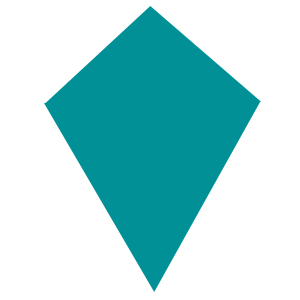
#> input picture img/layang.jpg, 300 x 300 px
$ python coba.py
#> lines starting #> are read from the running program, lines starting #| are printed output that depends on the picture; after the words box and inside, x2 and y2 are one past the last pixel; in counts of white or black regions, pixels touching at a corner belong together
### img_processing.py
import sys
import math
import cv2 as cv
import numpy as np
import ntpath as ntpath


def isnear(ax1,ay1,ax2,ay2,bx1,by1,bx2,by2):
    if ((abs(ax1-bx1) < 10) and (abs(ay1-by1)<10)):
        return 1
    elif ((abs(ax1-bx2) < 10) and (abs(ay1-by2)<10)):
        return 2
    elif ((abs(ax2-bx1) < 10) and (abs(ay2-by1)<10)):
        return 3
    elif ((abs(ax2-bx2) < 10) and (abs(ay2-by2)<10)):
        return 4
    else :
        return False


def gradient(linehere):
    float(linehere[0])
    float(linehere[1])
    float(linehere[2])
    float(linehere[3])
    return float((linehere[3]-linehere[1])/(linehere[2]-linehere[0]))


def measurelength(linehere):
    xsq = float((linehere[2] - linehere[0])**2)
    ysq = float((linehere[3] - linehere[1])**2)
    return ((ysq + xsq)**0.5)

def angle(x1, y1, x2, y2, len1, len2):
    inner_product = x1*x2 + y1*y2
    lens = float((len1*len2))
    cos = float(inner_product/lens)
    #print('ini ',cos)
    return math.acos(cos)

def measuredegree(connectedline, savedlines, lineLength):
    l1 = connectedline[0]
    len1 = lineLength[0]
    l2 = connectedline[1]
    len2 = lineLength[1]
    if (connectedline[2]==1):
        x0 = savedlines[l1][0]
        y0 = savedlines[l1][1]
        x1 = savedlines[l1][2]
        y1 = savedlines[l1][3]
        x2 = savedlines[l2][2]
        y2 = savedlines[l2][3]
    elif (connectedline[2]==2):
        x0 = savedlines[l1][0]
        y0 = savedlines[l1][1]
        x1 = savedlines[l1][2]
        y1 = savedlines[l1][3]
        x2 = savedlines[l2][0]
        y2 = savedlines[l2][1]
    elif (connectedline[2]==3):
        x0 = savedlines[l2][0]
        y0 = savedlines[l2][1]
        x1 = savedlines[l1][0]
        y1 = savedlines[l1][1]
        x2 = savedlines[l2][2]
        y2 = savedlines[l2][3]
    elif (connectedline[2]==4):
        x0 = savedlines[l2][2]
        y0 = savedlines[l2][3]
        x1 = savedlines[l1][0]
        y1 = savedlines[l1][1]
        x2 = savedlines[l2][0]
        y2 = savedlines[l2][1]
    xx1 = x1 - x0
    yy1 = y1 - y0
    xx2 = x2 - x0
    yy2 = y2 - y0
    #print('masuk degree', xx1, yy1, xx2, yy2, len1, len2)
    teta = angle(xx1,yy1,xx2,yy2,len1,len2)
    ang = math.degrees(teta)
    return l1,l2,ang


def toSpecialAngle(in_angle):
    if abs(in_angle - 90) < 3 :
        return 90
    elif abs(in_angle - 60) < 3 :
        return 60
    elif abs(in_angle - 45) < 3 :
        return 45
    else :
        return in_angle

def ifSame(in1, in2) :
    if abs(in1 - in2) < 3:
        return in1, in1
    else :
        return in1, in2

def ifLenSame(in1, in2) :
    if abs(in1 - in2) < 8:
        return in1, in1
    else :
        return in1, in2

def crossPairAngle(degree1, degree2, pair):
    if (degree1[2] == degree2[2]):
        if (degree1[0] != degree2[0] and degree1[0] != degree2[1] and degree1[1] != degree2[0] and degree1[1] != degree2[1]):
            pair += 1
    return pair
def facingPairAngle(degree1, degree2, pair):
    if (degree1[2] == degree2[2]):
        if (degree1[0] == degree2[0] or degree1[0] == degree2[1] or degree1[1] == degree2[0] or degree1[1] == degree2[1]):
            pair += 1
    return pair

def parallelSide(savedlines, i , j, sejajar) :
    if (abs(gradient(savedlines[i]) - gradient(savedlines[j])) < 0.05):
        sejajar += 1
    return sejajar

def process(path):
#> called with path = 'img/layang.jpg'
    filename = path
    filebase = ntpath.basename(filename)
    outfile = './img/out' + filebase
    savedlines = []
    src = cv.imread(cv.samples.findFile(filename), cv.IMREAD_GRAYSCALE)
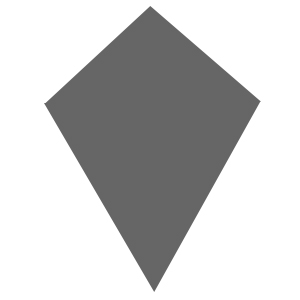
#> src: shape (300, 300); min 100, max 255, mean 202.5
    if src is None:
        print ('Error opening image!')
        return -1
    dst = cv.Canny(src, 50, 200, None, 3)
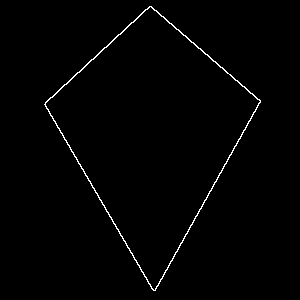
#> dst: shape (300, 300); 1.1% white in thin lines or dots, all inside (x1, y1, x2, y2) = (44, 6, 261, 291)
    cdst = cv.cvtColor(dst, cv.COLOR_GRAY2BGR)
    cdst2 = np.copy(cdst)

    '''lines = cv.HoughLines(dst, 1, np.pi / 180, 50, None, 0, 0)

    if lines is not None:
        for i in range(0, len(lines)):
            print(lines[i])
            rho = lines[i][0][0]
            theta = lines[i][0][1]
            a = math.cos(theta)
            b = math.sin(theta)
            x0 = a * rho
            y0 = b * rho
            pt1 = (int(x0 + 1000*(-b)), int(y0 + 1000*(a)))
            pt2 = (int(x0 - 1000*(-b)), int(y0 - 1000*(a)))
            cv.line(cdst2, pt1, pt2, (0,0,255), 3, cv.LINE_AA)'''
    linesP = cv.HoughLinesP(dst, 1, np.pi / 180, 50, None, 50, 10)
#> linesP = [[155, 290, 260, 100], [45, 104, 151, 288], [44, 104, 149, 6], [150, 6, 260, 102], [151, 6, 260, 101]]
    if linesP is not None:
        for i in range(0, len(linesP)):
            #print(linesP[i])
            l = linesP[i][0]
            #print('batas')
            cv.line(cdst2, (l[0], l[1]), (l[2], l[3]), (0,255,255), 3, cv.LINE_AA)
#> this loop made 5 passes
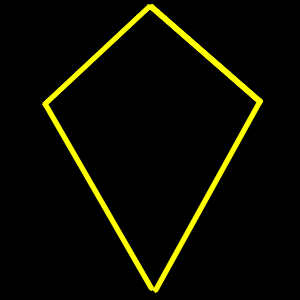
#> cdst2: shape (300, 300, 3); mean B, G, R 0, 11.1, 11.1
    if linesP is not None:
        linenya = linesP[0][0]
#> linenya = [155, 290, 260, 100]
        savedlines.append(linenya)
        #print('garis pada gambar (format koordinat awal dan akhir ==> x0,y0,x,y):')
        #print(savedlines)
        for i in range(1, len(linesP)):
            taken = True
            j = 0
            while (j<len(savedlines) and (taken)):
                same = 0
                if (abs(linesP[i][0][0]-savedlines[j][0])<10):
                    #print(linesP[i][0][0], end='-')
                    #print(savedlines[j][0], end=',')
                    same += 1
                    #savedlines.append(linesP[i][0])
                    #taken = True
                if (abs(linesP[i][0][1]-savedlines[j][1])<10):
                    #print(linesP[i][0][1], end='-')
                    #print(savedlines[j][1], end=',')
                    same += 1
                    #savedlines.append(linesP[i][0])
                    #taken = True
                if (abs(linesP[i][0][2]-savedlines[j][2])<10):
                    #print(linesP[i][0][2], end='-')
                    #print(savedlines[j][2], end=',')
                    same += 1
                    #savedlines.append(linesP[i][0])
                    #taken = True
                if (abs(linesP[i][0][3]-savedlines[j][3])<10):
                    #print(linesP[i][0][3], end='-')
                    #rint(savedlines[j][3])
                    same += 1
                    #savedlines.append(linesP[i][0])
                    #taken = True
                if ((same == 4) or ((abs(gradient(linesP[i][0]) - gradient(savedlines[j])) < 0.05) and (isnear(linesP[i][0][0], linesP[i][0][1], linesP[i][0][2], linesP[i][0][3], savedlines[j][0], savedlines[j][1], savedlines[j][2], savedlines[j][3])))):
                    taken = False
                j += 1
            if (taken):
                savedlines.append(linesP[i][0])
#> this loop made 4 passes
#> after the loop, savedlines = [[155, 290, 260, 100], [45, 104, 151, 288], [44, 104, 149, 6], [150, 6, 260, 102]]
            #print(linesP[i][0][0], linesP[i][0][1], linesP[i][0][2], linesP[i][0][3])
    if savedlines is not None:
        for i in range(0, len(savedlines)):
            #print(i, end= ' ')
            #print(savedlines[i])
            l = savedlines[i]
            cv.line(cdst, (l[0], l[1]), (l[2], l[3]), (0,255,255), 3, cv.LINE_AA)
#> this loop made 4 passes
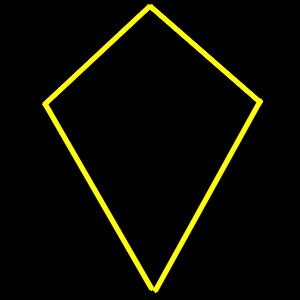
#> cdst: shape (300, 300, 3); mean B, G, R 0, 10.8, 10.8
    #print(len(linesP))
    #print("banyaknya garis")
    #print(len(savedlines))
    countLine = len(savedlines)
#> countLine = 4

    connectedlines = []
    for i in range (len(savedlines)):
        for j in range (i+1, len(savedlines)):
            if (isnear(savedlines[i][0], savedlines[i][1], savedlines[i][2], savedlines[i][3], savedlines[j][0], savedlines[j][1], savedlines[j][2], savedlines[j][3])) :
                connectedline = []
                connectedline.append(i)
                connectedline.append(j)
                connectedline.append(isnear(savedlines[i][0], savedlines[i][1], savedlines[i][2], savedlines[i][3], savedlines[j][0], savedlines[j][1], savedlines[j][2], savedlines[j][3]))
                connectedlines.append(connectedline)
#> after the loop, connectedlines = [[0, 1, 2], [0, 3, 4], [1, 2, 1], [2, 3, 3]]
    #print(connectedlines)

    lineLength = [] #panjang setiap garis
    for i in range (len(savedlines)):
        length = measurelength(savedlines[i])
        lineLength.append(length)
#> this loop made 4 passes
#> (xsq in measurelength, ysq in measurelength, length) on passes 1 to 4: (11025, 36100, 217.1), (11236, 33856, 212.3), (11025, 9604, 143.6), (12100, 9216, 146)
#> after the loop, lineLength = [217.1, 212.3, 143.6, 146]
    #print("panjang setiap garis, urutan sama kayak garis berdasarkan koordinat")
    #print(lineLength)

    angleDegree = []
    degreeAja = []
    for i in range (len(connectedlines)):
        l1,l2,degree = measuredegree(connectedlines[i], savedlines, lineLength)
        an_angle = []
        an_angle.append(l1)
        an_angle.append(l2)
        an_angle.append(toSpecialAngle(degree))
        angleDegree.append(an_angle)
        degreeAja.append(degree)
#> this loop made 4 passes
#> (l1, l2, x0 in measuredegree, y0 in measuredegree, x1 in measuredegree, y1 in measuredegree, x2 in measuredegree, y2 in measuredegree) on passes 1 to 4: (0, 1, 155, 290, 260, 100, 45, 104), (0, 3, 260, 102, 155, 290, 150, 6), (1, 2, 45, 104, 151, 288, 149, 6), (2, 3, 150, 6, 44, 104, 260, 102)
#> after the loop, angleDegree = [[0, 1, 60], [0, 3, 98.1], [1, 2, 98.74], [2, 3, 90]]; degreeAja = [58.93, 98.1, 98.74, 92.8]
    #print("besar sudut, format : garis 1, garis 2, besar sudut, urutan garis sama kayak atas")
    for i in range (len(angleDegree)):
        for j in range (i+1, len(angleDegree)):
            angleDegree[i][2], angleDegree[j][2] = ifSame(angleDegree[i][2], angleDegree[j][2])
#> after the loop, angleDegree = [[0, 1, 60], [0, 3, 98.1], [1, 2, 98.1], [2, 3, 90]]
    crossCountPair = 0
    for i in range (len(angleDegree)):
        for j in range (i+1, len(angleDegree)):
            crossCountPair = crossPairAngle(angleDegree[i], angleDegree[j], crossCountPair)
#> this loop made 4 passes
    #print('pair cross: ')
    #print(crossCountPair)
    facingCountPair = 0
#> facingCountPair = 0
    for i in range (len(angleDegree)):
        for j in range (i+1, len(angleDegree)):
            facingCountPair = facingPairAngle(angleDegree[i], angleDegree[j], facingCountPair)
    #print('pair sehadap: ')
    #print(facingCountPair)
    parallel = 0
#> parallel = 0
    for i in range (len(lineLength)):
        for j in range (i+1, len(lineLength)):
            lineLength[i], lineLength[j] = ifLenSame(lineLength[i],lineLength[j])
#> after the loop, lineLength = [217.1, 217.1, 143.6, 143.6]
    #print('parallel pair: ')
    #print(parallel)
    for i in range (len(savedlines)):
        for j in range (i+1, len(savedlines)):
            parallel = parallelSide(savedlines, i, j, parallel)
    countDegree = len(angleDegree)
#> countDegree = 4
    #cv.imshow("Detected Lines (in red) - Standard Hough Line Transform", cdst2)
    #cv.imshow("Detected Lines (in red) - Probabilistic Line Transform", cdst)
    cv.imwrite(outfile,cdst)
    #cv.waitKey()
    return countLine, savedlines,lineLength, countDegree, angleDegree, crossCountPair, facingCountPair, parallel

# [8 lines of commented-out code are left out]

### coba.py
import img_processing as img

#> (the run stopped early here; a loop or call above may not have finished)

$ run again, with img/bk.jpg copied over img/layang.jpg
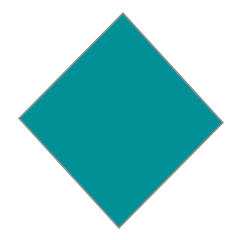
#> input picture img/bk.jpg, 240 x 240 px
#> dst: shape (240, 240); 1.5% white in thin lines or dots, all inside (x1, y1, x2, y2) = (18, 12, 224, 229)
#> linesP = [[118, 228, 223, 123], [18, 117, 123, 12], [21, 121, 117, 227], [127, 16, 223, 122], [18, 118, 111, 221], [123, 13, 205, 103]]
#> the loop in process, `for i in range(0, len(linesP)):` made 6 passes
#> after the loop in process, `for i in range(0, len(linesP)):`:
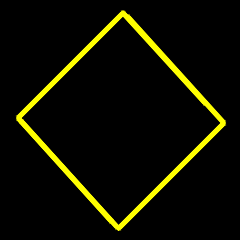
#> cdst2: shape (240, 240, 3); mean B, G, R 0, 14.3, 14.3
#> linenya = [118, 228, 223, 123]
#> the loop in process, `for i in range(1, len(linesP)):` made 5 passes
#> after the loop in process, `for i in range(1, len(linesP)):`: savedlines = [[118, 228, 223, 123], [18, 117, 123, 12], [21, 121, 117, 227], [127, 16, 223, 122]]
#> the loop in process, `for i in range(0, len(savedlines)): #print(i, end= ' ')` made 4 passes
#> after the loop in process, `for i in range(0, len(savedlines)):`:
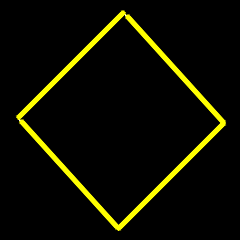
#> cdst: shape (240, 240, 3); mean B, G, R 0, 13.6, 13.6
#> countLine = 4
#> the loop in process, `for i in range (len(savedlines)):` made 4 passes
#> after the loop in process, `for i in range (len(savedlines)):`: connectedlines = [[0, 2, 2], [0, 3, 4], [1, 2, 1], [1, 3, 3]]
#> the loop in process, `for i in range (len(savedlines)):` made 4 passes
#> length on passes 1 to 4: 148.5, 148.5, 143, 143
#> after the loop in process, `for i in range (len(savedlines)):`: lineLength = [148.5, 148.5, 143, 143]
#> the loop in process, `for i in range (len(connectedlines)):` made 4 passes
#> (l1, l2, x0 in measuredegree, y0 in measuredegree, x1 in measuredegree, y1 in measuredegree, x2 in measuredegree, y2 in measuredegree) on passes 1 to 4: (0, 2, 118, 228, 223, 123, 21, 121), (0, 3, 223, 122, 118, 228, 127, 16), (1, 2, 18, 117, 123, 12, 117, 227), (1, 3, 127, 16, 18, 117, 223, 122)
#> after the loop in process, `for i in range (len(connectedlines)):`: angleDegree = [[0, 2, 90], [0, 3, 93.01], [1, 2, 93], [1, 3, 90]]; degreeAja = [87.27, 93.01, 93, 89.37]
#> the loop in process, `for i in range (len(angleDegree)):` made 4 passes
#> after the loop in process, `for i in range (len(angleDegree)):`: angleDegree = [[0, 2, 90], [0, 3, 93.01], [1, 2, 93.01], [1, 3, 90]]
#> the loop in process, `for i in range (len(angleDegree)):` made 4 passes
#> facingCountPair = 0
#> the loop in process, `for i in range (len(lineLength)):` made 4 passes
#> after the loop in process, `for i in range (len(lineLength)):`: lineLength = [148.5, 148.5, 148.5, 148.5]
#> the loop in process, `for i in range (len(savedlines)):` made 4 passes
#> countDegree = 4

$ run again, with img/hexagon.jpg copied over img/layang.jpg
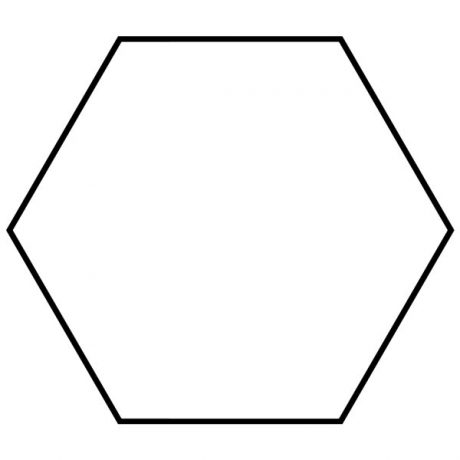
#> input picture img/hexagon.jpg, 460 x 460 px
#> in process, src is the input picture: shape (460, 460); min 0, max 255, mean 245.8
#> dst: shape (460, 460); 1.6% white in thin lines or dots, all inside (x1, y1, x2, y2) = (6, 36, 454, 425)
#> linesP = 16 rows, first 6: [119, 424, 340, 424], [6, 230, 117, 423], [342, 423, 453, 230], [338, 418, 450, 224], [114, 41, 345, 41], [115, 418, 339, 418]
#> the loop in process, `for i in range(0, len(linesP)):` made 16 passes
#> after the loop in process, `for i in range(0, len(linesP)):`:
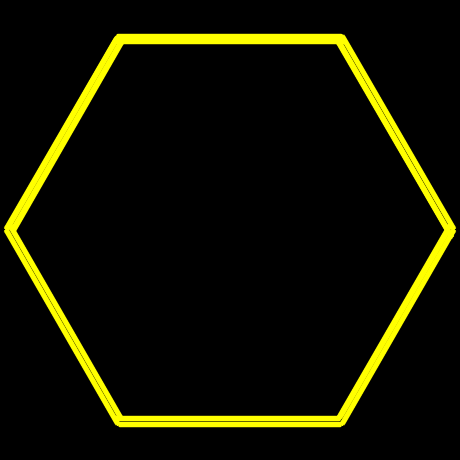
#> cdst2: shape (460, 460, 3); mean B, G, R 0, 17.5, 17.5
#> linenya = [119, 424, 340, 424]
#> the loop in process, `for i in range(1, len(linesP)):` made 15 passes
#> after the loop in process, `for i in range(1, len(linesP)):`: savedlines = [[119, 424, 340, 424], [6, 230, 117, 423], [342, 423, 453, 230], [114, 41, 345, 41], [342, 36, 453, 228], [7, 228, 117, 37]]
#> the loop in process, `for i in range(0, len(savedlines)): #print(i, end= ' ')` made 6 passes
#> after the loop in process, `for i in range(0, len(savedlines)):`:
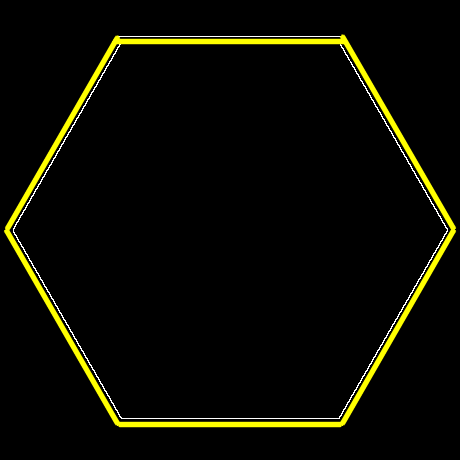
#> cdst: shape (460, 460, 3); mean B, G, R 1.9, 10.6, 10.6
#> countLine = 6
#> the loop in process, `for i in range (len(savedlines)):` made 6 passes
#> after the loop in process, `for i in range (len(savedlines)):`: connectedlines = [[0, 1, 2], [0, 2, 3], [1, 5, 1], [2, 4, 4], [3, 4, 3], [3, 5, 2]]
#> the loop in process, `for i in range (len(savedlines)):` made 6 passes
#> length on passes 1 to 6: 221, 222.6, 222.6, 231, 221.8, 220.4
#> after the loop in process, `for i in range (len(savedlines)):`: lineLength = [221, 222.6, 222.6, 231, 221.8, 220.4]
#> the loop in process, `for i in range (len(connectedlines)):` made 6 passes
#> (l1, l2, x0 in measuredegree, y0 in measuredegree, x1 in measuredegree, y1 in measuredegree, x2 in measuredegree, y2 in measuredegree) on passes 1 to 6: (0, 1, 119, 424, 340, 424, 6, 230), (0, 2, 342, 423, 119, 424, 453, 230), (1, 5, 6, 230, 117, 423, 117, 37), (2, 4, 453, 228, 342, 423, 342, 36), (3, 4, 342, 36, 114, 41, 453, 228), (3, 5, 114, 41, 345, 41, 7, 228)
#> after the loop in process, `for i in range (len(connectedlines)):`: angleDegree = [[0, 1, 120.5], [0, 2, 120.5], [1, 5, 120.4], [2, 4, 120.7], [3, 4, 119.7], [3, 5, 120.2]]; degreeAja = [120.5, 120.5, 120.4, 120.7, 119.7, 120.2]
#> the loop in process, `for i in range (len(angleDegree)):` made 6 passes
#> after the loop in process, `for i in range (len(angleDegree)):`: angleDegree = [[0, 1, 120.5], [0, 2, 120.5], [1, 5, 120.5], [2, 4, 120.5], [3, 4, 120.5], [3, 5, 120.5]]
#> the loop in process, `for i in range (len(angleDegree)):` made 6 passes
#> facingCountPair = 0
#> the loop in process, `for i in range (len(lineLength)):` made 6 passes
#> after the loop in process, `for i in range (len(lineLength)):`: lineLength = [221, 221, 221, 231, 221, 221]
#> countDegree = 6
